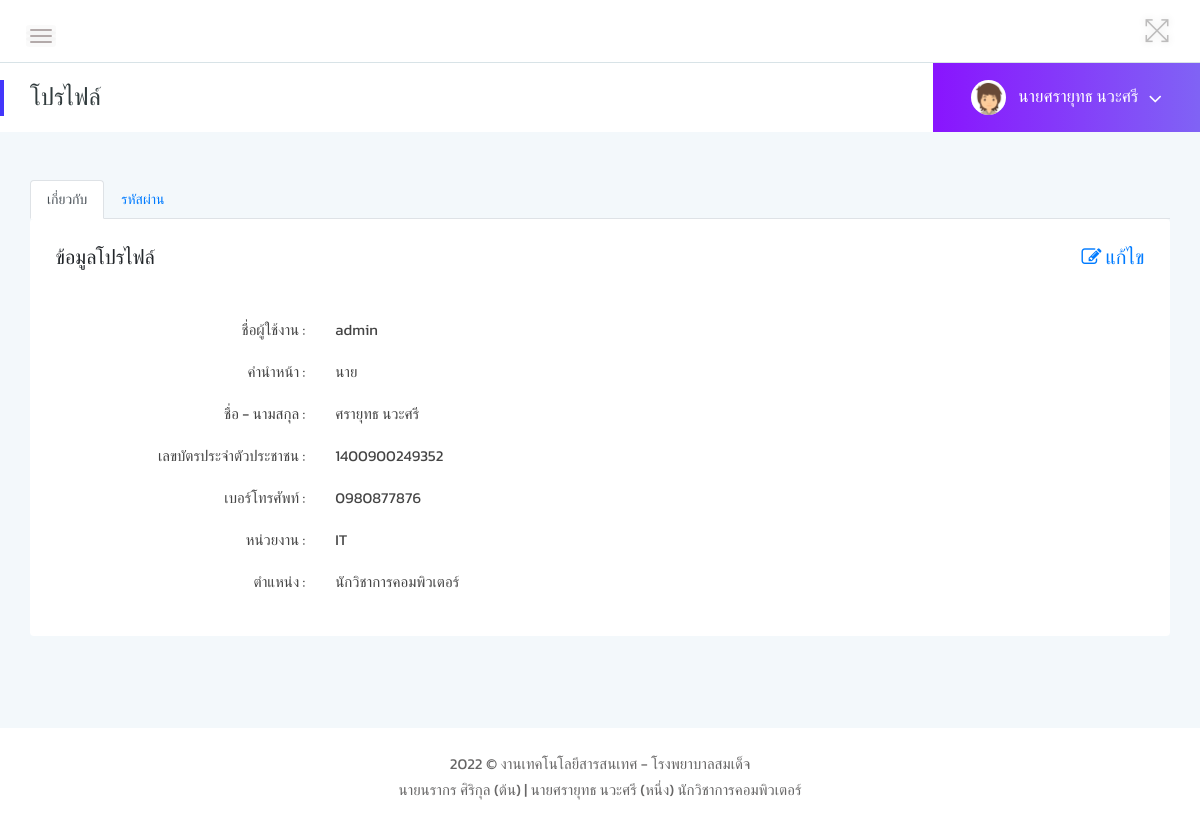
The app's page /profile.php?user_id=1 (signed in) with its own data.
### tables this page shows
CREATE TABLE `users` (
  `user_id` int(11) NOT NULL,
  `username` varchar(255) NOT NULL,
  `password` varchar(255) NOT NULL,
  `pname` varchar(255) NOT NULL,
  `fullname` varchar(255) NOT NULL,
  `cid` varchar(13) NOT NULL,
  `tel` varchar(10) NOT NULL,
  `ulevel` varchar(255) NOT NULL,
  `txtoffice` varchar(255) NOT NULL,
  `position` varchar(255) NOT NULL,
  `status` varchar(255) NOT NULL
);

### profile.php (the view, shortened to what this page needs)
<?php
if (!$_SESSION["user_id"]) {
    Header("Location: index.php");
} else { ?>
    <?php
    $db_host = "localhost";
    $db_user = "root";
    $db_password = "";
    $db_name = "stock_it";
    try {
        $db = new PDO("mysql:host={$db_host}; dbname={$db_name}", $db_user, $db_password);
        $db->setAttribute(PDO::ATTR_ERRMODE, PDO::ERRMODE_EXCEPTION);
    } catch (PDOException $e) {
        echo "Failed to connect" . $e->getMessage();
    }
    ?>
    <?php
    if (isset($_GET['user_id'])) {
        $stmt = $db->prepare("SELECT* FROM users WHERE user_id=?");
        $stmt->execute([$_GET['user_id']]);
        $row = $stmt->fetch(PDO::FETCH_ASSOC);
    }
    ?>
    <?php include 'components/head.php' ?>
    <div class="page-container">
        <div class="main-content">
            <?php include 'components/header.php' ?>
            <div class="page-title-area">
                <div class="row align-items-center">
                    <div class="col-sm-6">
                        <div class="breadcrumbs-area clearfix">
                            <h4 class="page-title pull-left">โปรไฟล์</h4>
                        </div>
                    </div>
                    <?php include 'components/username.php' ?>
                </div>
            </div>
            <div class="main-content-inner">
                <div class="col-12 mt-5">
                    <div class="row">
                        <div class="col-md-12">
                            <div class="profile-menu">
                                <ul class="nav nav-tabs" id="myTab" role="tablist">
                                    <li class="nav-item"> <a class="nav-link active" data-toggle="tab" href="#per_details_tab">เกี่ยวกับ</a> </li>
                                    <li class="nav-item"> <a class="nav-link" data-toggle="tab" href="#password_tab">รหัสผ่าน</a> </li>
                                </ul>
                            </div>
                            <div class="tab-content profile-tab-cont">
                                <div class="tab-pane fade show active" id="per_details_tab">
                                    <div class="row ">
                                        <div class="col-lg-12">
                                            <div class="card ">
                                                <div class="card-body ">
                                                    <h5 class="card-title d-flex justify-content-between ">
                                                        <span>ข้อมูลโปรไฟล์</span>
                                                        <a class="edit-link" data-toggle="modal" href="#edit_personal_details"><i class="fa fa-edit mr-1"></i>แก้ไข</a>
                                                    </h5>
                                                    <div class="row mt-5">
                                                        <p class="col-sm-3 text-sm-right mb-0 mb-sm-3">ชื่อผู้ใช้งาน :</p>
                                                        <p class="col-sm-9"><?php echo $row['username']; ?></p>
                                                    </div>
                                                    <div class="row">
                                                        <p class="col-sm-3 text-sm-right mb-0 mb-sm-3">คำนำหน้า :</p>
                                                        <p class="col-sm-9"><?php echo $row['pname']; ?></p>
                                                    </div>
                                                    <div class="row">
                                                        <p class="col-sm-3 text-sm-right mb-0 mb-sm-3">ชื่อ - นามสกุล :</p>
                                                        <p class="col-sm-9"><?php echo $row['fullname']; ?></p>
                                                    </div>
                                                    <div class="row">
                                                        <p class="col-sm-3 text-sm-right mb-0 mb-sm-3">เลขบัตรประจำตัวประชาชน :</p>
                                                        <p class="col-sm-9"><?php echo $row['cid']; ?></p>
                                                    </div>
                                                    <div class="row ">
                                                        <p class="col-sm-3 text-sm-right mb-0 mb-sm-3">เบอร์โทรศัพท์ :</p>
                                                        <p class="col-sm-9"><?php echo $row['tel']; ?></p>
                                                    </div>
                                                    <div class="row ">
                                                        <p class="col-sm-3 text-sm-right mb-0 mb-sm-3">หน่วยงาน :</p>
                                                        <p class="col-sm-9"><?php echo $row['txtoffice']; ?></p>
                                                    </div>
                                                    <div class="row ">
                                                        <p class="col-sm-3 text-sm-right mb-0 mb-sm-3">ตำแหน่ง :</p>
                                                        <p class="col-sm-9"><?php echo $row['position']; ?></p>
                                                    </div>
                                                </div>
                                            </div>
                                        </div>
                                    </div>
                                </div>
                            </div>
                        </div>
                    </div>
                </div>
            </div>
        </div>
        <?php include 'components/footer.php' ?>
    <?php } ?>

### assets/css/typography.css (style rules this page uses)
body { font-size: 14px; font-family: 'Kanit', sans-serif; }
h1, h2, h3, h4, h5, h6 { margin: 0; font-family: 'Kanit', sans-serif; }
p { font-family: 'Kanit', sans-serif; font-size: 15px; line-height: 26px; color: #444; margin-bottom: 0; }
a, a:visited { text-decoration: none; transition: all 0.3s ease-in-out; -webkit-transition: all 0.3s ease-in-out; -moz-transition: all 0.3s ease-in-out; -o-transition: all 0.3s ease-in-out; outline: 0; font-family: 'Poppins', sans-serif; }
ul, ol { margin-bottom: 0px; margin-top: 0px; padding: 0; }
ul { margin: 0; list-style-type: none; }

### assets/css/default-css.css (style rules this page uses)
* { margin: 0; padding: 0; box-sizing: border-box; }
*, *:before, *:after { -moz-box-sizing: border-box; -webkit-box-sizing: border-box; box-sizing: border-box; }
html { -webkit-font-smoothing: antialiased; }
body { background: #fff; font-weight: normal; -webkit-font-smoothing: antialiased; -webkit-text-size-adjust: 100%; }
:root { --primary-color: #4336FB; }

### assets/css/styles.css (style rules this page uses)
.page-container { width: 100%; height: 100%; min-height: 100vh; padding-left: 280px; -webkit-transition: padding-left 0.3s ease 0s; transition: padding-left 0.3s ease 0s; }
.sbar_collapsed.page-container { padding-left: 0; }
.card { border: none; border-radius: 4px; background-color: #fff; -webkit-transition: all 0.3s ease 0s; transition: all 0.3s ease 0s; }
.card-body { padding: 25.6px; padding: 1.6rem; }
.main-content { width: 100%; background: #F3F8FB; }
.main-content-inner { padding: 0 30px 50px; }
.page-title-area { padding: 0 30px; background: #fff; position: relative; }
.page-title-area:before { content: ''; position: absolute; left: 0; top: 50%; width: 4px; height: 36px; background: var(--primary-color); -webkit-transform: translateY(-50%); transform: translateY(-50%); }
.page-title { font-size: 24px; font-weight: 300; color: #313b3d; letter-spacing: 0; margin-right: 30px; }

### assets/css/responsive.css (style rules this page uses)
@media screen and (min-width: 1200px) and (max-width: 1440px) { .card-title { font-size: 20px; } }
@media (min-width: 1200px) and (max-width: 1364px) { .main-content-inner { padding: 0 15px 50px; } }
@media (min-width: 1200px) and (max-width: 1364px) { .page-container, .sbar_collapsed.page-container { padding-left: 0; } }

### records on screen
users: username "admin", pname "นาย", fullname "ศรายุทธ นวะศรี", cid "1400900249352", tel "0980877876", txtoffice "IT", position "นักวิชาการคอมพิวเตอร์"

### other values on screen
$_SESSION['pname'] "นาย"
$_SESSION['fullname'] "ศรายุทธ นวะศรี"
